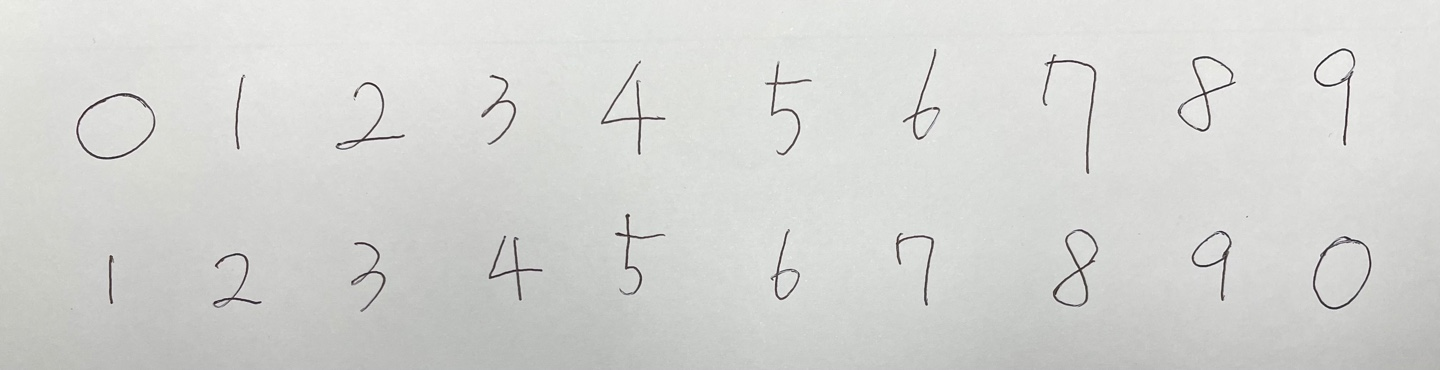
#> input picture CCA/hand_write.jpg, 1440 x 370 px
$ python CCA_2.py   (older library calls are emulated)
#> lines starting #> are read from the running program, lines starting #| are printed output that depends on the picture; after the words box and inside, x2 and y2 are one past the last pixel; in counts of white or black regions, pixels touching at a corner belong together
import cv2
import numpy as np

# binary img example
bin_img = np.array([[0, 0, 0, 0, 0, 0, 0, 0, 0, 0],
                    [0, 0, 0, 0, 1, 1, 0, 0, 0, 0],
                    [0, 0, 0, 0, 0, 1, 0, 0, 0, 0],
                    [0, 0, 0, 0, 0, 1, 0, 0, 0, 0],
                    [0, 1, 1, 0, 0, 1, 0, 1, 1, 0],
                    [0, 1, 0, 1, 0, 1, 1, 0, 1, 0],
                    [0, 1, 0, 1, 0, 1, 0, 0, 1, 0],
                    [0, 1, 0, 1, 0, 1, 0, 0, 1, 0],
                    [0, 1, 1, 0, 0, 1, 0, 0, 1, 0],
                    [0, 0, 0, 0, 0, 0, 0, 0, 0, 0]])

rows = bin_img.shape[0]
cols = bin_img.shape[1]

def dfs(bin_img, group_img, cur_x, cur_y, lable): #깊이

    #스택에 현재 좌표를 넣는다.
    stack = [[cur_x, cur_y]]

    dx = [-1, 0, 1, -1, 1, -1, 0, 1]  #순서대로 볼 때 x값의 차를 적어준다. (자기자신은 쓰지 않는다.)
    dy = [-1, -1, -1, 0, 0, 1, 1, 1]  #위와 동일

    # stack이 빌 때까지 돈다.
    while stack:
        x, y = stack.pop()
        # 하나를 꺼내서 방문한 것 ==> label로 표시한다.
        group_img[y, x] = lable

        #인접 픽셀에 방문 가능한 곳이 있다면(값이 있으면) 스택에 넣는다.
        # x-1, y-1 | x, y-1 | x+1, y-1
        # x-1, y   | x, y   | x+1, y
        # x-1, y+1 | x, y+1 | x+1, y+1

        for i in range(8):
            next_x = x + dx[i] #현재 x좌표에 x값의 차들을 넣어준다.(순서대로 돌아간다.)
            next_y = y + dy[i]

            if next_x < 0 or next_x >= cols or next_y < 0 or next_y >= rows:
                continue


            #이미지에 값이 있고 방문 전(group_img ==> lable)이면 stack에 push
            if bin_img[next_y, next_x] != 0 and group_img[next_y, next_x] == 0:
                stack.append([next_x, next_y])

if __name__ == '__main__':
    # 손글씨 이미지 이진화 및 시각화
    src = cv2.imread("hand_write.jpg")
#> src is the input picture: shape (370, 1440, 3); mean B, G, R 210.5, 213.1, 212.5
    gray = cv2.cvtColor(src, cv2.COLOR_BGR2GRAY)

    th, bin_img = cv2.threshold(gray, 0, 255, cv2.THRESH_OTSU)
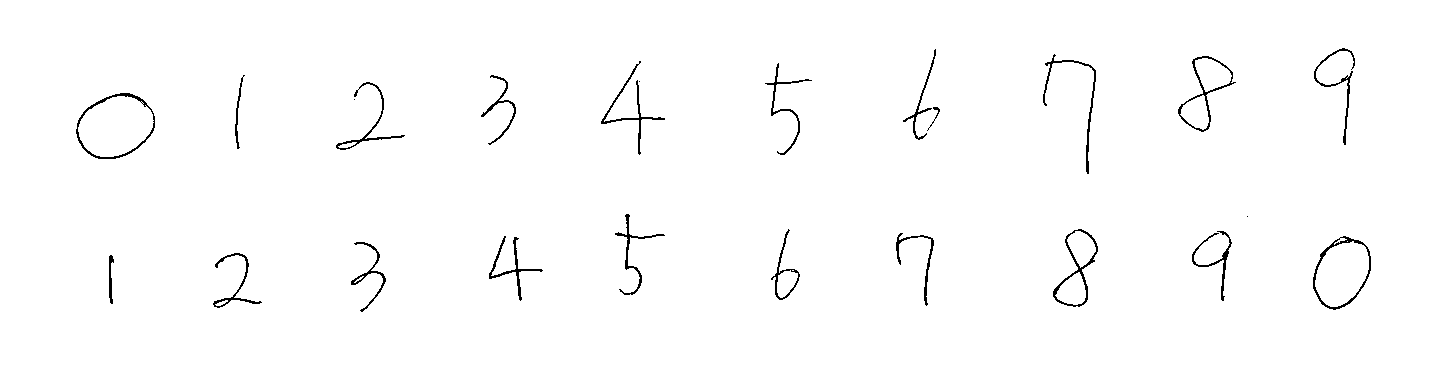
#> bin_img: shape (370, 1440); 98.7% white; black in thin lines or dots, all inside (x1, y1, x2, y2) = (76, 48, 1371, 312)
#> th = 150
    print(th)
#| 150.0
    bin_img = 255 - bin_img

    rows, cols = gray.shape
#> rows = 370; cols = 1440
    group_img = bin_img.copy()


    """
    label = 0

    ### 1) flood fill 사용 ###
    for y in range(rows):
        for x in range(cols):
            if group_img[y, x] ==255:
                label += 1
                cv2.floodFill(group_img, None, (x, y), label)


    ### 2) ConnectedComponents 사용 ###

    #16 바이트로 바꿔준다.
    n_group, label_img = cv2.connectedComponents(bin_img, labels=None, connectivity=8, ltype=cv2.CV_16U)

    ## 그룹에 따라 다른 컬러로 보여줌
    colors = [[255, 0, 0], [0, 255, 0], [0, 0, 255], [255, 255, 0], [0, 255, 255], [255, 0, 255]]
    group_img = cv2.cvtColor(group_img, cv2.COLOR_GRAY2BGR)

    for y in range(rows):
        for x in range(cols):
            # 3채널 값 동일하므로 하나만 비교하면 됨
            if group_img[y, x] != 0:
                color_idx = group_img[y, x] % len(colors)
                group_img[y, x] = colors[color_idx]
    """

    ### connectedComponentsWithStats 사용 ###
    # 블롭 구하기
    n_blob, label_img, stats, centroids = cv2.connectedComponentsWithStats(bin_img)
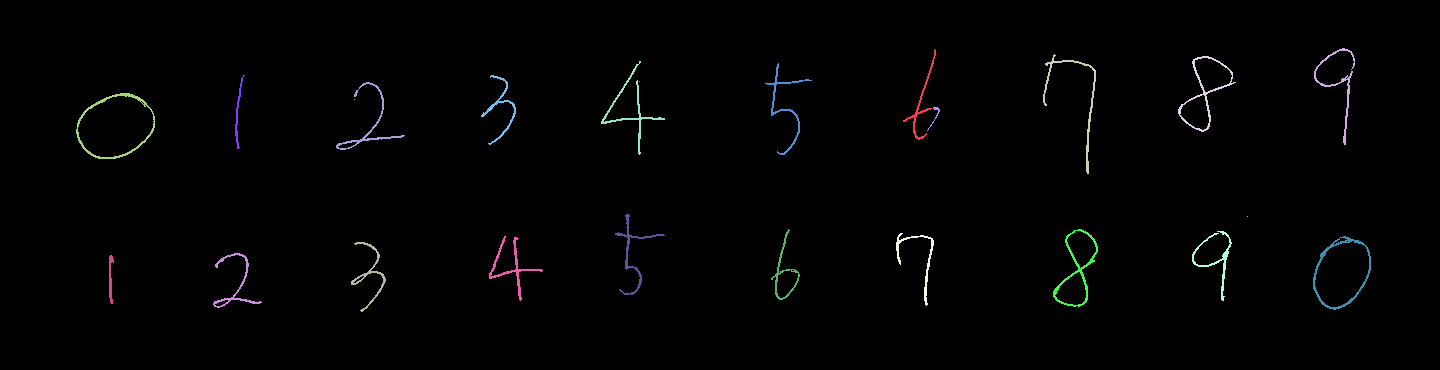
#> label_img: shape (370, 1440) int32; 25 distinct labels, from 0 to 24; one colour per label, 0 black
#> n_blob = 25; stats = 25 rows, first 6: [0, 0, 1440, 370, 525721], [903, 49, 33, 91, 268], [1314, 48, 41, 97, 378], [1043, 54, 53, 120, 440], [1178, 56, 58, 76, 444], [601, 61, 64, 94, 432]; centroids = 25 pairs, first value 110.2 to 1340.3, second value 81 to 283

    # 블롭을 화면에 보여줌
    show_img = src.copy()

    # n_blob : 0은 배경이므로 뺀다.
    for i in range(1, n_blob):
        x, y, w, h, area = stats[i]  # stats는 n_blob 갯수만큼 나온다.

        # 너무 작은 블롭은 제외한다.
        if area > 50:
            cv2.rectangle(show_img, (x, y, w, h), (255, 0, 255), thickness=2)
#> this loop made 24 passes
#> (x, y, w, h, area) on passes 1, 2, 3, 4, 5, 6, 7, 8, 10, 11, 13, 14: (903, 49, 33, 91, 268), (1314, 48, 41, 97, 378), (1043, 54, 53, 120, 440), (1178, 56, 58, 76, 444), (601, 61, 64, 94, 432), (765, 63, 47, 92, 348), (235, 75, 10, 74, 153), (481, 75, 35, 70, 283), (336, 82, 69, 68, 362), (76, 93, 79, 66, 499), (927, 107, 13, 24, 45), (615, 214, 50, 81, 363)
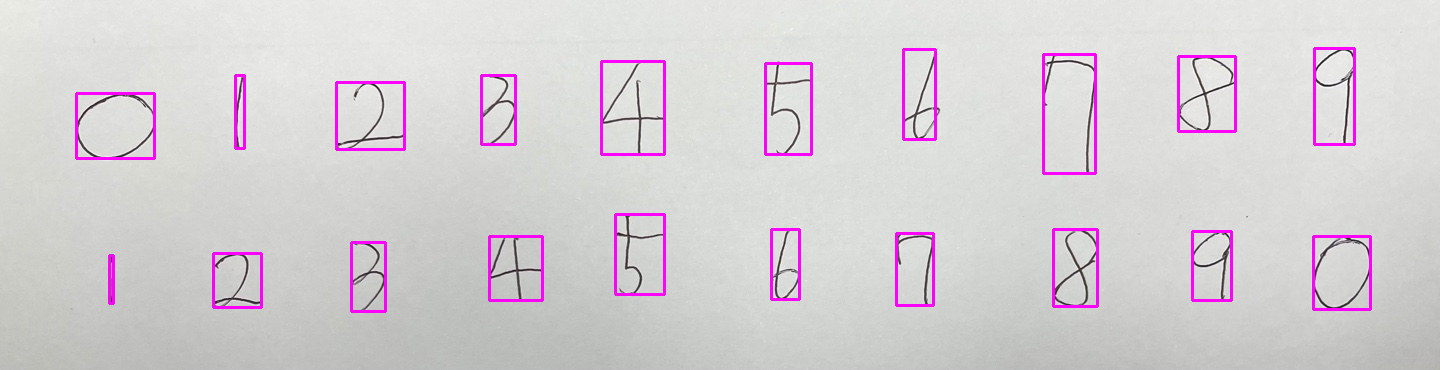
#> show_img: shape (370, 1440, 3); 2.67% of pixels changed, all inside (x1, y1, x2, y2) = (75, 47, 1372, 313)
